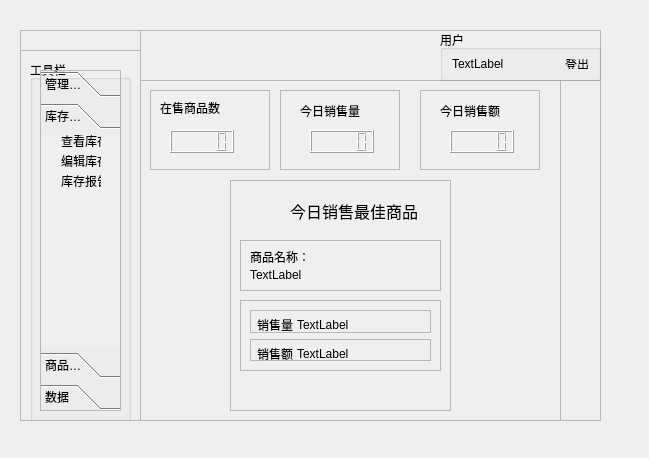
<?xml version="1.0" encoding="UTF-8"?>
<ui version="4.0">
 <class>usepage</class>
 <widget class="QWidget" name="usepage">
  <property name="geometry">
   <rect>
    <x>0</x>
    <y>0</y>
    <width>649</width>
    <height>458</height>
   </rect>
  </property>
  <property name="windowTitle">
   <string>Form</string>
  </property>
  <widget class="QFrame" name="frame_12">
   <property name="geometry">
    <rect>
     <x>20</x>
     <y>30</y>
     <width>581</width>
     <height>391</height>
    </rect>
   </property>
   <property name="maximumSize">
    <size>
     <width>631</width>
     <height>391</height>
    </size>
   </property>
   <property name="frameShape">
    <enum>QFrame::Shape::StyledPanel</enum>
   </property>
   <property name="frameShadow">
    <enum>QFrame::Shadow::Raised</enum>
   </property>
   <widget class="QFrame" name="frame_8">
    <property name="geometry">
     <rect>
      <x>0</x>
      <y>20</y>
      <width>121</width>
      <height>371</height>
     </rect>
    </property>
    <property name="frameShape">
     <enum>QFrame::Shape::StyledPanel</enum>
    </property>
    <property name="frameShadow">
     <enum>QFrame::Shadow::Raised</enum>
    </property>
   </widget>
   <widget class="QFrame" name="frame">
    <property name="geometry">
     <rect>
      <x>120</x>
      <y>50</y>
      <width>421</width>
      <height>341</height>
     </rect>
    </property>
    <property name="sizePolicy">
     <sizepolicy hsizetype="Preferred" vsizetype="Preferred">
      <horstretch>0</horstretch>
      <verstretch>0</verstretch>
     </sizepolicy>
    </property>
    <property name="font">
     <font>
      <pointsize>9</pointsize>
      <bold>false</bold>
     </font>
    </property>
    <property name="frameShape">
     <enum>QFrame::Shape::StyledPanel</enum>
    </property>
    <property name="frameShadow">
     <enum>QFrame::Shadow::Raised</enum>
    </property>
    <widget class="QFrame" name="frame_2">
     <property name="geometry">
      <rect>
       <x>10</x>
       <y>10</y>
       <width>120</width>
       <height>80</height>
      </rect>
     </property>
     <property name="frameShape">
      <enum>QFrame::Shape::StyledPanel</enum>
     </property>
     <property name="frameShadow">
      <enum>QFrame::Shadow::Raised</enum>
     </property>
     <widget class="QLabel" name="label_2">
      <property name="geometry">
       <rect>
        <x>10</x>
        <y>10</y>
        <width>91</width>
        <height>16</height>
       </rect>
      </property>
      <property name="text">
       <string>在售商品数</string>
      </property>
     </widget>
     <widget class="QLCDNumber" name="sellgoods_number_lcdNumber">
      <property name="geometry">
       <rect>
        <x>20</x>
        <y>40</y>
        <width>64</width>
        <height>23</height>
       </rect>
      </property>
     </widget>
    </widget>
    <widget class="QFrame" name="frame_3">
     <property name="geometry">
      <rect>
       <x>140</x>
       <y>10</y>
       <width>120</width>
       <height>80</height>
      </rect>
     </property>
     <property name="frameShape">
      <enum>QFrame::Shape::StyledPanel</enum>
     </property>
     <property name="frameShadow">
      <enum>QFrame::Shadow::Raised</enum>
     </property>
     <widget class="QLabel" name="label_3">
      <property name="geometry">
       <rect>
        <x>20</x>
        <y>10</y>
        <width>91</width>
        <height>21</height>
       </rect>
      </property>
      <property name="text">
       <string>今日销售量</string>
      </property>
     </widget>
     <widget class="QLCDNumber" name="sell_num_lcdNumber">
      <property name="geometry">
       <rect>
        <x>30</x>
        <y>40</y>
        <width>64</width>
        <height>23</height>
       </rect>
      </property>
     </widget>
    </widget>
    <widget class="QFrame" name="frame_4">
     <property name="geometry">
      <rect>
       <x>280</x>
       <y>10</y>
       <width>120</width>
       <height>80</height>
      </rect>
     </property>
     <property name="frameShape">
      <enum>QFrame::Shape::StyledPanel</enum>
     </property>
     <property name="frameShadow">
      <enum>QFrame::Shadow::Raised</enum>
     </property>
     <widget class="QLabel" name="label_4">
      <property name="geometry">
       <rect>
        <x>20</x>
        <y>10</y>
        <width>91</width>
        <height>21</height>
       </rect>
      </property>
      <property name="text">
       <string>今日销售额</string>
      </property>
     </widget>
     <widget class="QLCDNumber" name="money_lcdNumber">
      <property name="geometry">
       <rect>
        <x>30</x>
        <y>40</y>
        <width>64</width>
        <height>23</height>
       </rect>
      </property>
     </widget>
    </widget>
    <widget class="QFrame" name="frame_5">
     <property name="geometry">
      <rect>
       <x>90</x>
       <y>100</y>
       <width>221</width>
       <height>231</height>
      </rect>
     </property>
     <property name="frameShape">
      <enum>QFrame::Shape::StyledPanel</enum>
     </property>
     <property name="frameShadow">
      <enum>QFrame::Shadow::Raised</enum>
     </property>
     <widget class="QLabel" name="label_5">
      <property name="geometry">
       <rect>
        <x>60</x>
        <y>10</y>
        <width>131</width>
        <height>41</height>
       </rect>
      </property>
      <property name="font">
       <font>
        <pointsize>12</pointsize>
        <bold>false</bold>
       </font>
      </property>
      <property name="text">
       <string>今日销售最佳商品</string>
      </property>
     </widget>
     <widget class="QFrame" name="frame_6">
      <property name="geometry">
       <rect>
        <x>10</x>
        <y>120</y>
        <width>201</width>
        <height>71</height>
       </rect>
      </property>
      <property name="frameShape">
       <enum>QFrame::Shape::StyledPanel</enum>
      </property>
      <property name="frameShadow">
       <enum>QFrame::Shadow::Raised</enum>
      </property>
      <layout class="QVBoxLayout" name="verticalLayout_2">
       <item>
        <widget class="QFrame" name="frame_9">
         <property name="frameShape">
          <enum>QFrame::Shape::StyledPanel</enum>
         </property>
         <property name="frameShadow">
          <enum>QFrame::Shadow::Raised</enum>
         </property>
         <widget class="QLabel" name="label_7">
          <property name="geometry">
           <rect>
            <x>7</x>
            <y>7</y>
            <width>36</width>
            <height>16</height>
           </rect>
          </property>
          <property name="font">
           <font>
            <pointsize>9</pointsize>
            <bold>false</bold>
           </font>
          </property>
          <property name="text">
           <string>销售量：</string>
          </property>
         </widget>
         <widget class="QLabel" name="bestgoods_sellnumber_label">
          <property name="geometry">
           <rect>
            <x>47</x>
            <y>7</y>
            <width>101</width>
            <height>16</height>
           </rect>
          </property>
          <property name="text">
           <string>TextLabel</string>
          </property>
         </widget>
        </widget>
       </item>
       <item>
        <widget class="QFrame" name="frame_11">
         <property name="frameShape">
          <enum>QFrame::Shape::StyledPanel</enum>
         </property>
         <property name="frameShadow">
          <enum>QFrame::Shadow::Raised</enum>
         </property>
         <widget class="QLabel" name="label_10">
          <property name="geometry">
           <rect>
            <x>7</x>
            <y>7</y>
            <width>36</width>
            <height>16</height>
           </rect>
          </property>
          <property name="font">
           <font>
            <pointsize>9</pointsize>
            <bold>false</bold>
           </font>
          </property>
          <property name="text">
           <string>销售额：</string>
          </property>
         </widget>
         <widget class="QLabel" name="bestgoods_money_label">
          <property name="geometry">
           <rect>
            <x>47</x>
            <y>7</y>
            <width>101</width>
            <height>16</height>
           </rect>
          </property>
          <property name="text">
           <string>TextLabel</string>
          </property>
         </widget>
        </widget>
       </item>
      </layout>
     </widget>
     <widget class="QFrame" name="frame_7">
      <property name="geometry">
       <rect>
        <x>10</x>
        <y>60</y>
        <width>201</width>
        <height>51</height>
       </rect>
      </property>
      <property name="frameShape">
       <enum>QFrame::Shape::StyledPanel</enum>
      </property>
      <property name="frameShadow">
       <enum>QFrame::Shadow::Raised</enum>
      </property>
      <layout class="QVBoxLayout" name="verticalLayout">
       <item>
        <widget class="QLabel" name="label_6">
         <property name="font">
          <font>
           <pointsize>9</pointsize>
           <bold>false</bold>
          </font>
         </property>
         <property name="text">
          <string>商品名称：</string>
         </property>
        </widget>
       </item>
       <item>
        <widget class="QLabel" name="bestgoods_name_label">
         <property name="font">
          <font>
           <pointsize>9</pointsize>
           <bold>false</bold>
          </font>
         </property>
         <property name="text">
          <string>TextLabel</string>
         </property>
        </widget>
       </item>
      </layout>
     </widget>
    </widget>
   </widget>
   <widget class="QGroupBox" name="groupBox">
    <property name="geometry">
     <rect>
      <x>10</x>
      <y>30</y>
      <width>101</width>
      <height>400</height>
     </rect>
    </property>
    <property name="minimumSize">
     <size>
      <width>101</width>
      <height>400</height>
     </size>
    </property>
    <property name="maximumSize">
     <size>
      <width>101</width>
      <height>371</height>
     </size>
    </property>
    <property name="title">
     <string>工具栏</string>
    </property>
    <widget class="QToolBox" name="analyse_page">
     <property name="geometry">
      <rect>
       <x>10</x>
       <y>10</y>
       <width>81</width>
       <height>341</height>
      </rect>
     </property>
     <property name="frameShape">
      <enum>QFrame::Shape::StyledPanel</enum>
     </property>
     <property name="currentIndex">
      <number>1</number>
     </property>
     <widget class="QWidget" name="goods_page">
      <property name="geometry">
       <rect>
        <x>0</x>
        <y>0</y>
        <width>79</width>
        <height>243</height>
       </rect>
      </property>
      <attribute name="label">
       <string>管理商品信息</string>
      </attribute>
      <widget class="register_lable" name="add_goods_label">
       <property name="geometry">
        <rect>
         <x>19</x>
         <y>0</y>
         <width>41</width>
         <height>16</height>
        </rect>
       </property>
       <property name="text">
        <string>添加商品</string>
       </property>
      </widget>
      <widget class="register_lable" name="del_goods_label">
       <property name="geometry">
        <rect>
         <x>20</x>
         <y>20</y>
         <width>40</width>
         <height>12</height>
        </rect>
       </property>
       <property name="text">
        <string>删除商品</string>
       </property>
      </widget>
      <widget class="register_lable" name="change_goods_label">
       <property name="geometry">
        <rect>
         <x>10</x>
         <y>30</y>
         <width>61</width>
         <height>31</height>
        </rect>
       </property>
       <property name="text">
        <string>更改商品信息</string>
       </property>
      </widget>
     </widget>
     <widget class="QWidget" name="inventory_page">
      <property name="geometry">
       <rect>
        <x>0</x>
        <y>0</y>
        <width>79</width>
        <height>243</height>
       </rect>
      </property>
      <attribute name="label">
       <string>库存管理</string>
      </attribute>
      <widget class="register_lable" name="view_inventory_label">
       <property name="geometry">
        <rect>
         <x>20</x>
         <y>0</y>
         <width>40</width>
         <height>12</height>
        </rect>
       </property>
       <property name="text">
        <string>查看库存</string>
       </property>
      </widget>
      <widget class="register_lable" name="edit_inventory_label">
       <property name="geometry">
        <rect>
         <x>20</x>
         <y>20</y>
         <width>40</width>
         <height>12</height>
        </rect>
       </property>
       <property name="text">
        <string>编辑库存</string>
       </property>
      </widget>
      <widget class="register_lable" name="report_inventory_label">
       <property name="geometry">
        <rect>
         <x>20</x>
         <y>40</y>
         <width>40</width>
         <height>12</height>
        </rect>
       </property>
       <property name="text">
        <string>库存报告</string>
       </property>
      </widget>
     </widget>
     <widget class="QWidget" name="analyse_page_2">
      <property name="geometry">
       <rect>
        <x>0</x>
        <y>0</y>
        <width>79</width>
        <height>243</height>
       </rect>
      </property>
      <attribute name="label">
       <string>商品分析</string>
      </attribute>
      <widget class="register_lable" name="profit_label">
       <property name="geometry">
        <rect>
         <x>19</x>
         <y>0</y>
         <width>51</width>
         <height>20</height>
        </rect>
       </property>
       <property name="text">
        <string>商品毛利</string>
       </property>
      </widget>
      <widget class="register_lable" name="ranking_label">
       <property name="geometry">
        <rect>
         <x>9</x>
         <y>20</y>
         <width>61</width>
         <height>20</height>
        </rect>
       </property>
       <property name="text">
        <string>销售排名（周）</string>
       </property>
      </widget>
      <widget class="register_lable" name="unsalabel_label">
       <property name="geometry">
        <rect>
         <x>20</x>
         <y>40</y>
         <width>40</width>
         <height>16</height>
        </rect>
       </property>
       <property name="text">
        <string>滞销商品</string>
       </property>
      </widget>
     </widget>
     <widget class="QWidget" name="data_page">
      <property name="geometry">
       <rect>
        <x>0</x>
        <y>0</y>
        <width>79</width>
        <height>243</height>
       </rect>
      </property>
      <attribute name="label">
       <string>数据</string>
      </attribute>
      <widget class="register_lable" name="datain_label">
       <property name="geometry">
        <rect>
         <x>20</x>
         <y>0</y>
         <width>40</width>
         <height>12</height>
        </rect>
       </property>
       <property name="text">
        <string>数据导入</string>
       </property>
      </widget>
      <widget class="register_lable" name="dataout_label">
       <property name="geometry">
        <rect>
         <x>20</x>
         <y>20</y>
         <width>40</width>
         <height>12</height>
        </rect>
       </property>
       <property name="text">
        <string>数据导出</string>
       </property>
      </widget>
     </widget>
    </widget>
   </widget>
   <widget class="QFrame" name="frame_10">
    <property name="geometry">
     <rect>
      <x>120</x>
      <y>0</y>
      <width>461</width>
      <height>51</height>
     </rect>
    </property>
    <property name="frameShape">
     <enum>QFrame::Shape::StyledPanel</enum>
    </property>
    <property name="frameShadow">
     <enum>QFrame::Shadow::Raised</enum>
    </property>
    <widget class="QGroupBox" name="groupBox_2">
     <property name="geometry">
      <rect>
       <x>300</x>
       <y>0</y>
       <width>161</width>
       <height>51</height>
      </rect>
     </property>
     <property name="title">
      <string>用户</string>
     </property>
     <layout class="QHBoxLayout" name="horizontalLayout">
      <item>
       <widget class="QLabel" name="printuser_label">
        <property name="text">
         <string>TextLabel</string>
        </property>
       </widget>
      </item>
      <item>
       <spacer name="horizontalSpacer">
        <property name="orientation">
         <enum>Qt::Orientation::Horizontal</enum>
        </property>
        <property name="sizeType">
         <enum>QSizePolicy::Policy::Maximum</enum>
        </property>
        <property name="sizeHint" stdset="0">
         <size>
          <width>40</width>
          <height>20</height>
         </size>
        </property>
       </spacer>
      </item>
      <item>
       <widget class="register_lable" name="exit_label">
        <property name="sizePolicy">
         <sizepolicy hsizetype="Maximum" vsizetype="Preferred">
          <horstretch>0</horstretch>
          <verstretch>0</verstretch>
         </sizepolicy>
        </property>
        <property name="text">
         <string>登出</string>
        </property>
       </widget>
      </item>
     </layout>
    </widget>
   </widget>
  </widget>
 </widget>
 <customwidgets>
  <customwidget>
   <class>register_lable</class>
   <extends>QLabel</extends>
   <header>register_lable.h</header>
  </customwidget>
 </customwidgets>
 <resources/>
 <connections/>
</ui>
